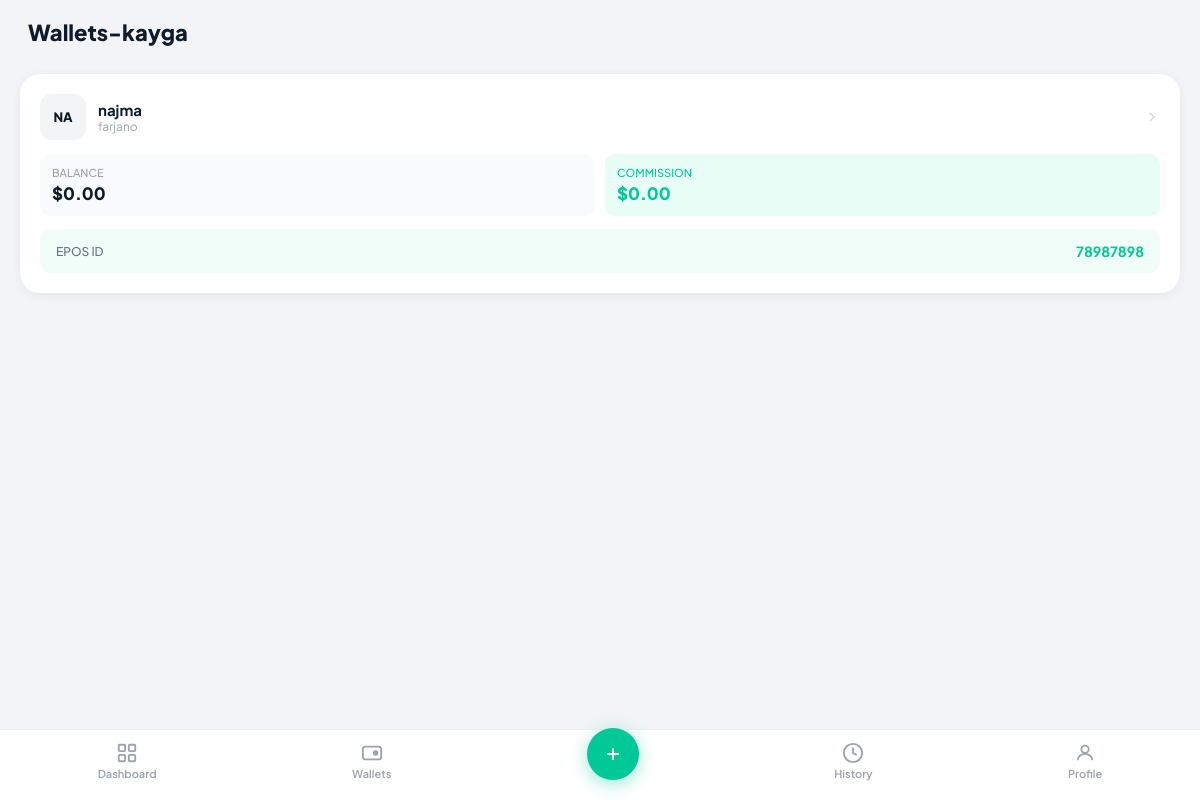
/wallet/ (signed in), run on an earlier commit of the app's database.
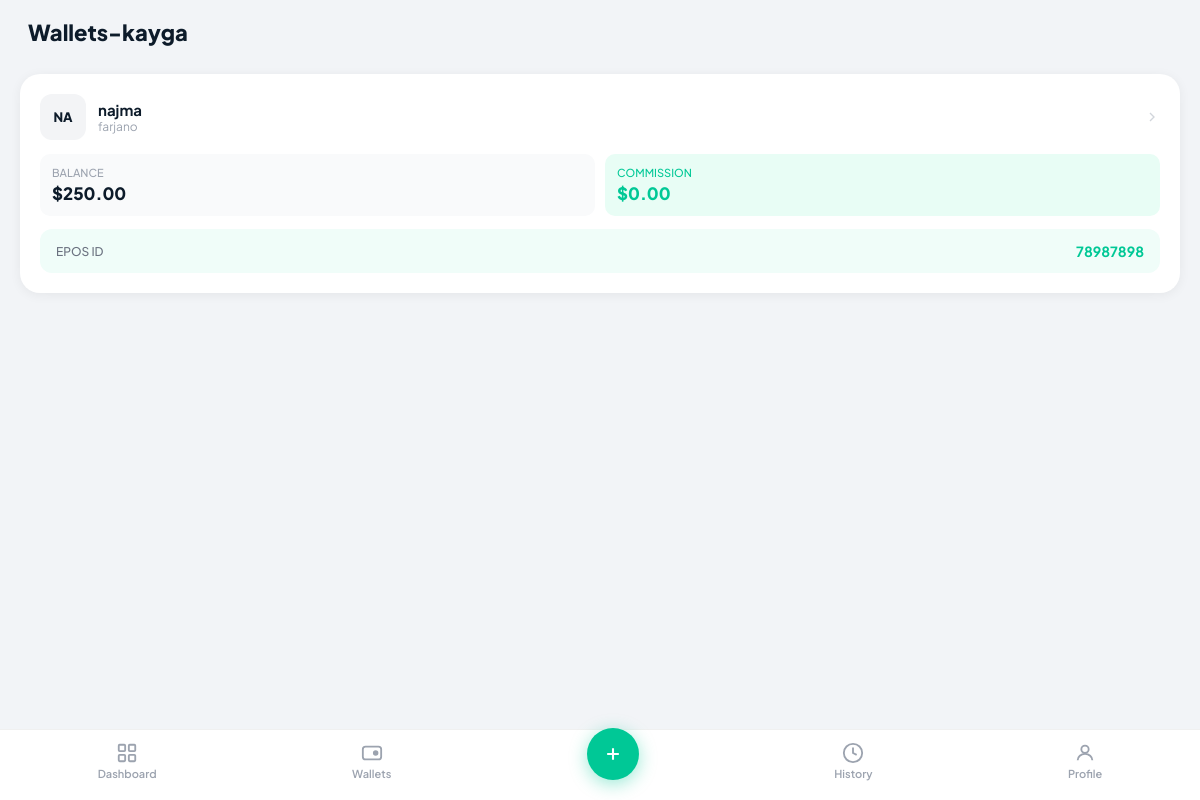
And on a later commit of the database.
### dashboard/models.py (models this page shows, shortened)
class Wallet(models.Model):
    agent        = models.ForeignKey(User, on_delete=models.CASCADE, related_name='wallets')
    name         = models.CharField(max_length=100)
    logo         = models.CharField(max_length=10, default='WL')
    location     = models.CharField(max_length=200)
    epos_id      = models.CharField(max_length=50, unique=True)
    balance      = models.DecimalField(max_digits=12, decimal_places=2, default=0)
    block_amount = models.DecimalField(max_digits=12, decimal_places=2, default=0)
    commission   = models.DecimalField(max_digits=12, decimal_places=2, default=0)
    dep_rate     = models.DecimalField(max_digits=5, decimal_places=2, default=5.0)
    with_rate    = models.DecimalField(max_digits=5, decimal_places=2, default=2.0)
    is_active    = models.BooleanField(default=True)
    created_at   = models.DateTimeField(default=timezone.now)
    class Meta:
        ordering = ['-created_at']
        verbose_name = 'Wallet'
        verbose_name_plural = 'Wallets'

### dashboard/views.py (the view)
# urls.py: path("wallet/",views.wallet,name="wallet"),
def wallet(request):
    wallets = Wallet.objects.filter(agent=request.user)
    context = {
        "wallets":wallets
    }
    return render(request,"wallet.html",context)

### templates/wallet.html (shortened to what this page needs)
{% extends "base.html" %}
{% block content %}
<div class="topbar">
  <span class="topbar-title">Wallets-kayga</span>
</div>
<div class="body-scroll" style="padding:clamp(6px,1.5vw,10px) 0;">
  {% for w in wallets %}
        {% include "component/walletCard.html" with wallet=w%}
    {%endfor%}
  <div style="height:6px;"></div>
</div>
{% include "partials/_bottom_nav.html" %}
{% endblock %}

### templates/component/walletCard.html
<a href="#" class="wallet-card">
  <div class="row" style="gap:clamp(8px,2vw,12px);margin-bottom:clamp(10px,2vw,14px);">
    <div class="wallet-logo">{{ wallet.logo }}</div>
    <div style="flex:1;min-width:0;">
      <p class="wallet-name">{{wallet.agent.username}}</p>
      <p class="wallet-loc">{{wallet.location}}</p>
    </div>
    <svg width="16" height="16" viewBox="0 0 24 24" fill="none" stroke="#d1d5db" stroke-width="2">
      <path d="M9 18l6-6-6-6"/>
    </svg>
  </div>
  <div class="row" style="gap:clamp(6px,1.5vw,10px);margin-bottom:0;">
    <div class="stat-box">
      <p class="stat-label">Balance</p>
      <p class="stat-value">${{wallet.balance}}</p>
    </div>
    <div class="stat-box" style="background:#e8fdf5;">
      <p class="stat-label green">Commission</p>
      <p class="stat-value green">${{wallet.commission}}</p>
    </div>
  </div>
  <div class="epos-row">
    <span style="font-size:clamp(11px,2.5vw,12px);color:#6b7280;font-weight:500;">EPOS ID</span>
    <span class="green" style="font-size:clamp(12px,2.5vw,14px);font-weight:700;">{{wallet.epos_id}}</span>
  </div>
</a>

What changed in the data, as far as the page shows it:
changed Wallet "NA": balance "0.00" → "250.00"
